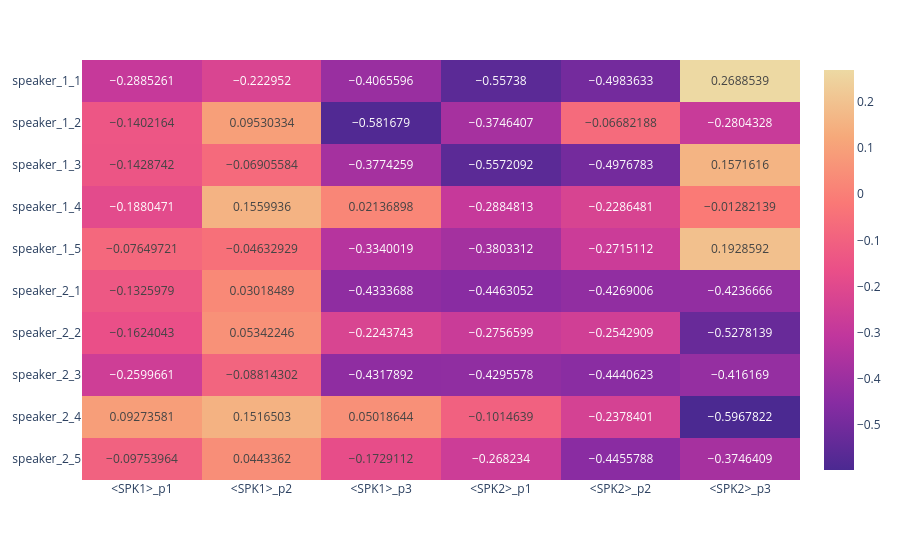

Notebook source saved alongside this figure:
### Code cell
fig_corr

### Figure 1 — Plotly figure (JSON) as saved in the notebook; plotly's stock layout.template omitted (floating-point values rounded to 4 significant figures)
{"data": [{"coloraxis": "coloraxis", "hovertemplate": "x: %{x}<br>y: %{y}<br>color: %{z}<extra></extra>", "name": "0", "texttemplate": "%{z}", "type": "heatmap", "x": ["<SPK1>_p1", "<SPK1>_p2", "<SPK1>_p3", "<SPK2>_p1", "<SPK2>_p2", "<SPK2>_p3"], "xaxis": "x", "y": ["speaker_1_1", "speaker_1_2", "speaker_1_3", "speaker_1_4", "speaker_1_5", "speaker_2_1", "speaker_2_2", "speaker_2_3", "speaker_2_4", "speaker_2_5"], "yaxis": "y", "z": [[-0.2885, -0.223, -0.4066, -0.5574, -0.4984, 0.2689], [-0.1402, 0.0953, -0.5817, -0.3746, -0.06682, -0.2804], [-0.1429, -0.06906, -0.3774, -0.5572, -0.4977, 0.1572], [-0.188, 0.156, 0.02137, -0.2885, -0.2286, -0.01282], [-0.0765, -0.04633, -0.334, -0.3803, -0.2715, 0.1929], [-0.1326, 0.03018, -0.4334, -0.4463, -0.4269, -0.4237], [-0.1624, 0.05342, -0.2244, -0.2757, -0.2543, -0.5278], [-0.26, -0.08814, -0.4318, -0.4296, -0.4441, -0.4162], [0.09274, 0.1517, 0.05019, -0.1015, -0.2378, -0.5968], [-0.09754, 0.04434, -0.1729, -0.2682, -0.4456, -0.3746]]}], "layout": {"coloraxis": {"colorscale": [[0, "rgb(75, 41, 145)"], [0.1667, "rgb(135, 44, 162)"], [0.3333, "rgb(192, 54, 157)"], [0.5, "rgb(234, 79, 136)"], [0.6667, "rgb(250, 120, 118)"], [0.8333, "rgb(246, 169, 122)"], [1, "rgb(237, 217, 163)"]]}, "margin": {"t": 60}, "xaxis": {"anchor": "y", "domain": [0, 1]}, "yaxis": {"anchor": "x", "autorange": "reversed", "domain": [0, 1]}}}
